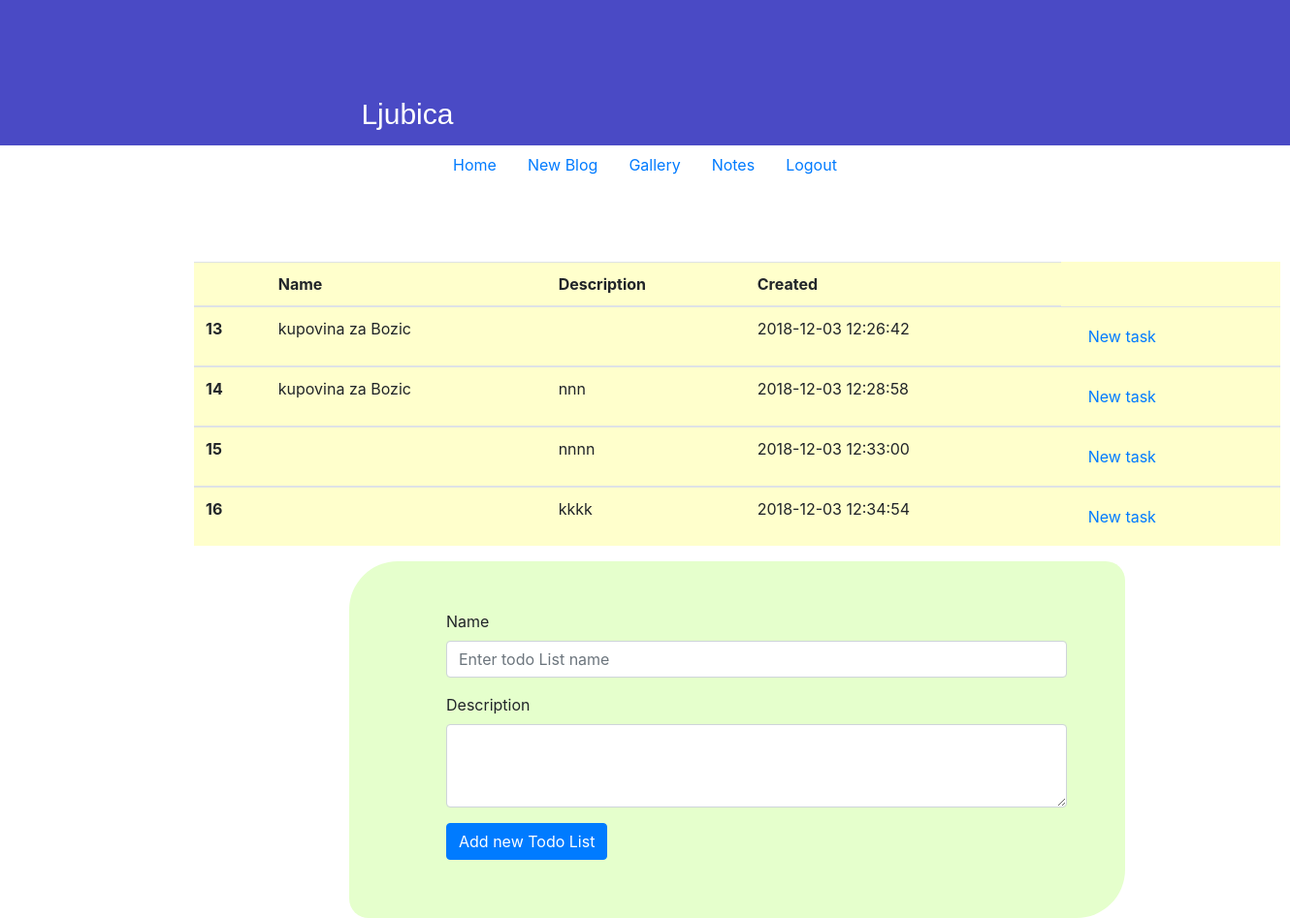
The app's page /PHPBlog/todoList/TodoAndTask_page.php?id_user=1 (signed in) with its own data.
### tables this page shows
CREATE TABLE IF NOT EXISTS `todolist` (
  `id_todo` int(11) NOT NULL AUTO_INCREMENT,
  `titlename` varchar(150) NOT NULL,
  `description` varchar(150) NOT NULL,
  `created` timestamp NOT NULL DEFAULT CURRENT_TIMESTAMP,
  `id_user` int(11) DEFAULT NULL,
  PRIMARY KEY (`id_todo`),
  KEY `fk_id_user_todo_idx` (`id_user`)
);

### PHPBlog/todoList/todo.php (called while the page is built, shortened)
<?php
class ToDo{
    private $conn;
    private $table_name='todolist';
    public function __construct($db){
        $this->conn = $db;
    }
    public function readAllTodo(){
        $query = "SELECT   todolist.id_todo,todolist.titlename, todolist.description,todolist.created,todolist.id_user, users.name
        FROM todolist
        INNER JOIN users ON todolist.id_user = users.id_user
        WHERE users.id_user= ?
        ";
    $stmt = $this->conn->prepare( $query );
    $stmt->bindParam(1, $_GET['id_user']);
    $stmt->execute();
        return $stmt;
    }
    public function CountAllTodo(){
        $query = "SELECT id_todo FROM " . $this->table_name . "";
        $stmt = $this->conn->prepare( $query );
        $stmt->execute();
        $num = $stmt->rowCount();
        return $num;
        }
}

### PHPBlog/todoList/TodoAndTask_page.php (the view, shortened to what this page needs)
<link rel="stylesheet" href="../registration/registration.css" >
<link rel="stylesheet" href="../index/index.css" >
<?php
if(isset($_SESSION["user"])){
include_once 'todo.php';
$database = new Database();
$db = $database->getConnection();
$todo =new ToDo($db);
$total_rows=$todo->CountAllTodo();
$stmts=$todo->readAllTodo();
?>
<?php
include_once '../index/headerbasic.php';
?>
<div class="page-user">
    <h1><?php echo $_SESSION['user']['name']; ?></h1>
</div>
 <?php
 include_once '../user/navbar.php';
 ?>
<div class="todolist" style="width: 70rem; margin-top:80px; position: relative;left: 200px; background-color: #FFFFCC;">
<table class="table">
  <thead>
    <tr>
      <th scope="col"></th>
      <th scope="col">Name</th>
      <th scope="col">Description</th>
      <th scope="col">Created</th>
    </tr>
  </thead>
    <?php
    if($total_rows>0){
        while ($row = $stmts->fetch(PDO::FETCH_ASSOC)){
            extract($row);
            echo" <tbody>";
                echo" <tr>";
                echo" <th scope='row'>$id_todo</th>";
                echo" <td>$titlename</td>";
                echo" <td>$description</td>";
                echo" <td>$created</td>";
                echo "<td><a class='nav-link ' href='../todoList/new_task.php?id_todo={$id_todo}'>New task</a></td>";
                echo" </tr>";
            echo" </tbody>";
}
        }else{
         echo "<div class='alert alert-danger'>No todos found.</div>";
        }
  ?>
          </table>
        </div>
    <div class="addnew" style="width: 50rem; height:23rem; position: relative;left: 360px; padding-top:50px;border-radius: 50px 20px;  background-color: #E5FFCC;">
    <div class="todolist" style="width: 40rem; position: relative;left: 100px; ">
    <?php
    include_once 'formTodoList.php';?>
    </div>
    </div>
        <?php
    }
    ?>

### PHPBlog/registration/registration.css (style rules this page uses)
body, html { height: 100%; }
.page-user h1 { color:white; padding-left: 28%; padding-top: 100px; font-size: 30px; font-family: Arial, Helvetica, sans-serif; }
.page-user { height:150px; background-color: #4a4ac5; }

### PHPBlog/index/index.css (style rules this page uses)
body, html { height: 100%; }
* { box-sizing: border-box; }

### records on screen
todolist: id_todo "13", titlename "kupovina za Bozic", created "2018-12-03 12:26:42"
todolist: id_todo "14", titlename "kupovina za Bozic", description "nnn", created "2018-12-03 12:28:58"
todolist: id_todo "15", description "nnnn", created "2018-12-03 12:33:00"
todolist: id_todo "16", description "kkkk", created "2018-12-03 12:34:54"

### other values on screen
$_SESSION['user']['name'] "Ljubica"
